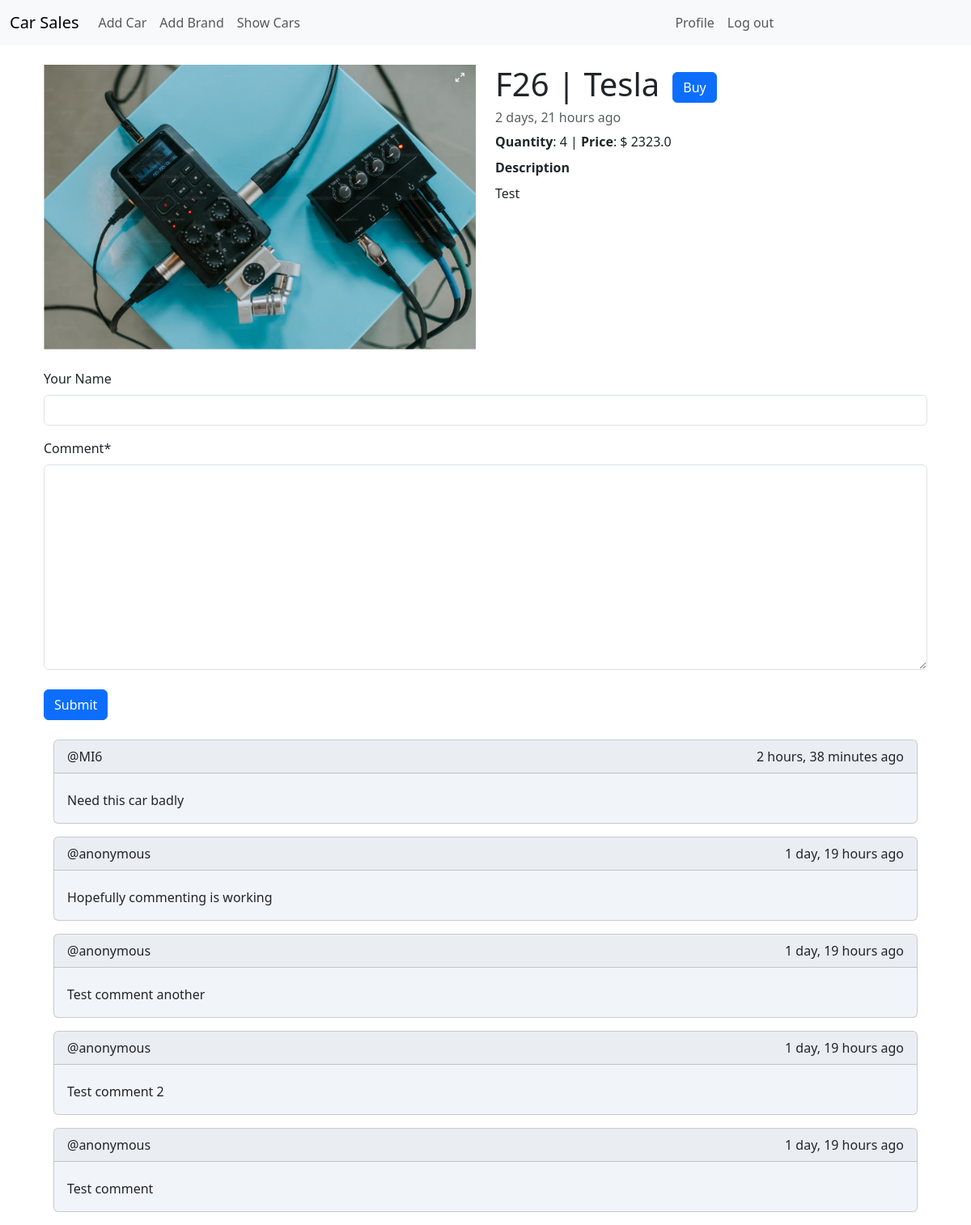
Page /car-detail/2/ (signed in) on the committed database.
### car/models.py (models this page shows, shortened)
class Car(models.Model):
    car_model = models.CharField(max_length=1024)
    brand = models.ForeignKey(Brand, on_delete=models.SET_NULL, null=True)
    car_image = models.ImageField(upload_to="car/uploads/", blank=True, null=True)
    description = models.TextField(max_length=5120)
    quantity = models.IntegerField()
    price = models.FloatField()
    createdAt = models.DateTimeField(default=timezone.now)

class Brand(models.Model):
    brand_name = models.CharField(max_length=1024)

### comment/models.py (models this page shows, shortened)
class Comment(models.Model):
    car = models.ForeignKey(Car, on_delete=models.CASCADE)
    commenter_name = models.CharField(max_length=512, null=True, blank=True)
    comment = models.TextField(max_length=2048)
    createdAt = models.DateTimeField(auto_now_add=True)

### car/views.py (the view)
# urls.py: path("car-detail/<str:pk>/", views.ShowCarDetail.as_view(), name="car_detail"),
class ShowCarDetail(View):
    template_name = "car/car_detail.html"
    def get(self, request, *_, **kwargs):
        car = get_object_or_404(Car, pk=kwargs["pk"])
        comments = Comment.objects.filter(car=car).order_by("-createdAt")
        form = AddCommentForm()
        context = {"car": car, "comments": comments, "form": form, "pk": kwargs["pk"]}
        return render(request, self.template_name, context)

### comment/forms.py
class AddCommentForm(forms.ModelForm):
    class Meta:
        model = Comment
        labels = {"commenter_name": "Your Name"}
        exclude = (
            "car",
            "createdAt",
        )

### car/templates/car/car_detail.html (shortened to what this page needs)
{% extends "base.html" %}
{% load humanize %}
{% block content %}
<div class="container">
  <div class="row">
    <div class="col-12 col-md-6">
      <img
        class="img img-fluid w-100 h-100 object-cover"
        src="{{ car.car_image.url }}"
        alt="{{ car.car_model }} {{ car.brand.brand_name }}"
      />
    </div>
	<div class="col-12 col-md-6">
		<div class="d-flex align-items-center gap-3">
			<div>
			<h1>{{ car.car_model }} | {{ car.brand.brand_name }}</h1>
			</div>
			<div>
			{% if	request.user.is_authenticated %}
			<a href="{% url "order_car:place_order" pk=car.id %}" class="btn btn-primary">Buy</a>
			{% else %}
			<a href="{% url "auth:login_form" %}?next={{ request.path }}" class="btn btn-primary">Login to Buy</a>
			{% endif %}
			</div>
		</div>
		<h6 class="card-subtitle mb-2 text-body-secondary">
			{{ car.createdAt|timesince }} ago
		</h6>
		<p class="card-text mt-2"><span class="fw-bold">Quantity</span>: {{ car.quantity }} |  <span class="fw-bold">Price</span>: $ {{ car.price }}</p> <p class="card-text mt-2"></p>
		<p class="fw-bold">Description</p>
		<p class="card-text mt-2">{{ car.description }}</p>
	</div>
	<div>
		{% include "comment/comment_form.html" %}
		<div class="container mt-4">
			{% for singleComment in comments  %}
			<div class="card bg-slate-100 mb-3">
				<div class="card-header d-flex justify-content-between">
					{% if singleComment.commenter_name is not None %}
					<p class="p-0 m-0">@{{singleComment.commenter_name}}</p>
					{% else %}
					<p class="p-0 m-0">@anonymous</p>
					{% endif %}
					<p class="p-0 m-0">{{ singleComment.createdAt|timesince }} ago</p>
				</div>
				<div class="card-body">
					<p class="card-text">{{singleComment.comment}}</p>
				</div>
			</div>
			{% endfor %}
		</div>
	</div>
  </div>
</div>
{% endblock content %}

### static/css/styles.css (style rules this page uses)
p { margin: 5px 0; padding: 0; }
.bg-slate-100 { background-color: rgb(241 245 249); }
.object-cover { object-fit: cover; }

### rows in the picture
Car: car_image (picture), car_model "F26", brand.brand_name "Tesla", createdAt "2 days, 21 hours", quantity "4", price "2323.0", description "Test"
Comment: commenter_name "MI6", createdAt "2 hours, 38 minutes", comment "Need this car badly"
Comment: shows "@anonymous", createdAt "1 day, 19 hours", comment "Hopefully commenting is working"
Comment: shows "@anonymous", createdAt "1 day, 19 hours", comment "Test comment another"
Comment: shows "@anonymous", createdAt "1 day, 19 hours", comment "Test comment 2"
Comment: shows "@anonymous", createdAt "1 day, 19 hours", comment "Test comment"
